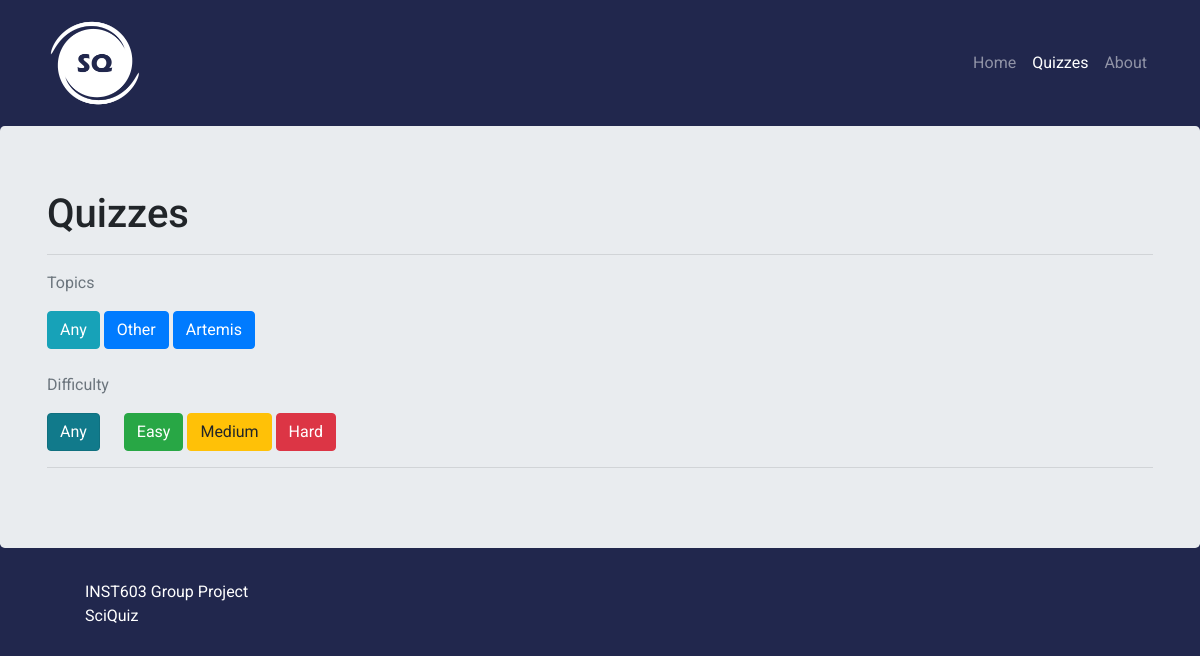
The page /quiz/ on the database as committed earlier.
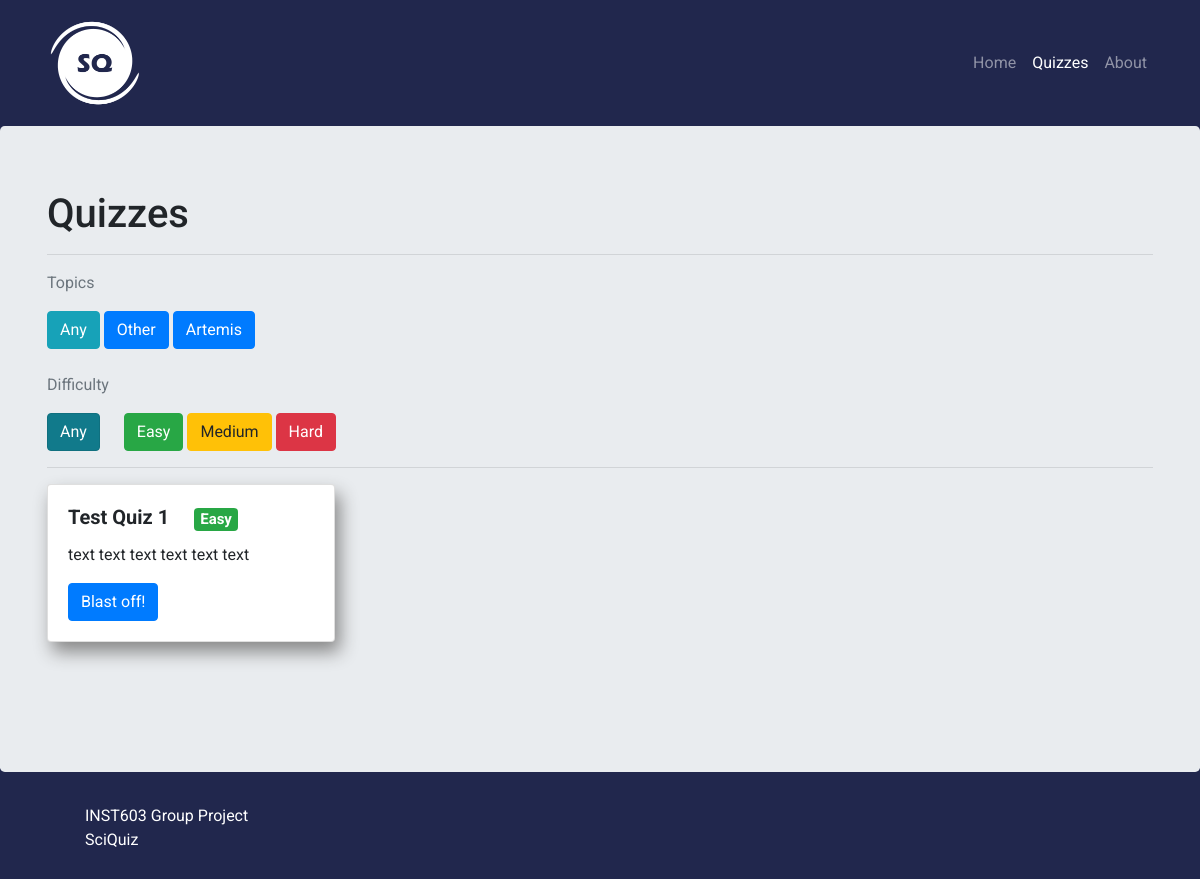
The same page on the database as committed later.
### quiz/models.py (models this page shows, shortened)
class Quiz(models.Model):
    title = models.CharField(default='',max_length=1000)
    topic = models.CharField(default='Other',max_length=100,choices=TOPICS)
    difficulty = models.CharField(default='Easy',max_length=100,choices=DIFFICULTIES)
    thumbnail = models.ImageField(default=None)
    description = models.TextField(default='')

### quiz/views.py (the view, shortened to what this page needs)
# urls.py: path('quiz/',include('quiz.urls'), name='quiz'),
def quiz(request):
    context = {}
    def filter_topics(q_set,res):
        print(res['Topic'])
        if res['Topic'] == "Any":
            return Quiz.objects.all()
        q_set = q_set.filter(topic=res['Topic'])
        return q_set
    def filter_difficulty(q_set,res):
        print(res['Difficulty'])
        if res['Difficulty'] == "Any":
            return Quiz.objects.all()
        q_set = q_set.filter(difficulty=res['Difficulty'])
        return q_set
    quizzes = Quiz.objects.all()
    res = request.POST
    context['topics'] = ["Other","Artemis"]
    context['quizzes'] = quizzes
    print(res)
    return render(request,"quiz.html",context)

### quiz/templates/quiz.html (shortened to what this page needs)
{% extends "base.html" %} {% block content %} {% load static %}
<div class="jumbotron">
  <div class="container">
    <h1>Quizzes</h1>
    <hr>
    <div class="filters">
      <p class="text-muted">Topics</p>
      <div class="filter filter-basic">
        <div class="filter-nav">
          <form action="" method="POST">
            <button type="submit" class="btn btn-info" value="Any" name="Topic">Any</button>
            {% for topic in topics %}
            <button type="submit" class="btn btn-primary" value="{{topic}}" name="Topic" data-filter={{topic}}>{{topic}}</button>
            {% endfor %}
            <br><br>
            <div class="difficulty">
              <div>
                <p class="text-muted">Difficulty</p>
                <div class=difficulty-nav">
                  <button id="any-filter" class="btn btn-info active" type="submit" value="Any" name="Difficulty" data-filter="all">Any</button>
                  <button class="btn btn-primary btn-success" type="submit" value="Easy" name="Difficulty" data-filter="easy">Easy</button>
                  <button class="btn btn-primary btn-warning" type="submit" value="Medium" name="Difficulty" data-filter="medium">
                    Medium
                  </button>
                  <button class="btn btn-primary btn-danger" type="submit" value="Hard" name="Difficulty" data-filter="hard">
                    Hard
                  </button>
                </div>
              </div>
            </div>
          </form>
        </div>
      </div>
    </div>
    <hr />
    <div class="row quizzes">
      {% for quiz in quizzes %}
      <div class="col-auto mb-3">
        <div class="card" style="width: 18rem">
          <div class="card-body">
            <h5 class="card-title">{{quiz.title}}
            {% if quiz.difficulty == 'Easy' %}
            <span class="badge badge-success">Easy</span>
            {% elif quiz.difficulty == 'Medium'%}
            <span class="badge badge-warning">Medium</span>
            {% elif quiz.difficulty == 'Hard'%}
            <span class="badge badge-danger">Hard</span>
            {% endif %}
            </h5>
            <p class="card-text">
              {{quiz.description}}
            </p>
            <a href="{{quiz.id}}/" class="btn btn-primary">Blast off!</a>
          </div>
        </div>
      </div>
      {% endfor %}
    </div>
  </div>
</div>
{% endblock content %}

Rows that differ between the two databases and show on the page:
added Quiz: title "Test Quiz 1", difficulty "Easy", description "text text text text text text"
